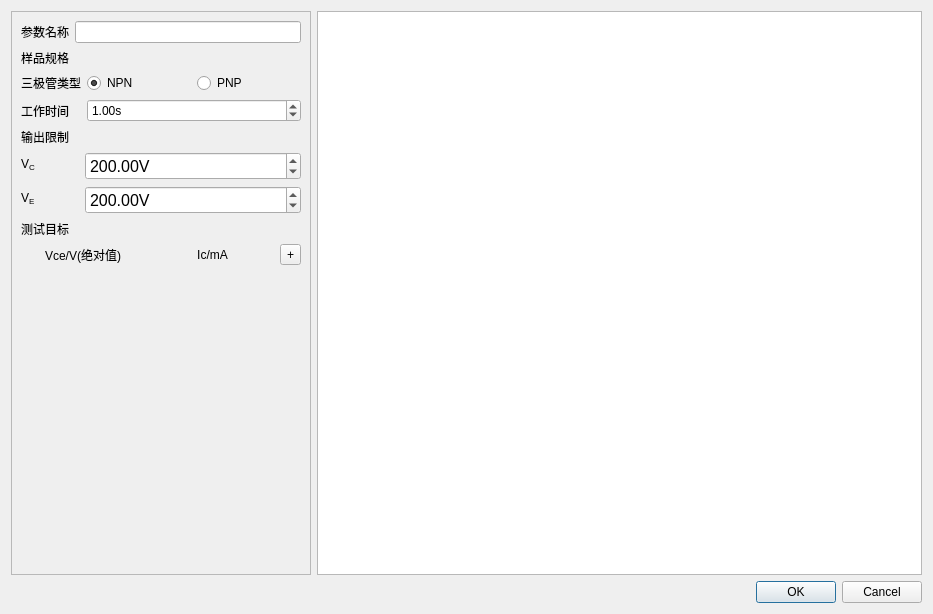
<?xml version="1.0" encoding="UTF-8"?>
<ui version="4.0">
 <class>ArgumentPanel</class>
 <widget class="QDialog" name="ArgumentPanel">
  <property name="geometry">
   <rect>
    <x>0</x>
    <y>0</y>
    <width>933</width>
    <height>614</height>
   </rect>
  </property>
  <property name="windowTitle">
   <string>参数编辑器</string>
  </property>
  <layout class="QGridLayout" name="gridLayout" columnstretch="0,1">
   <item row="0" column="0">
    <widget class="QScrollArea" name="scrollArea">
     <property name="minimumSize">
      <size>
       <width>300</width>
       <height>0</height>
      </size>
     </property>
     <property name="widgetResizable">
      <bool>true</bool>
     </property>
     <widget class="QWidget" name="wArguments">
      <property name="geometry">
       <rect>
        <x>0</x>
        <y>0</y>
        <width>298</width>
        <height>565</height>
       </rect>
      </property>
      <layout class="QVBoxLayout" name="verticalLayout_4">
       <item>
        <layout class="QHBoxLayout" name="horizontalLayout">
         <item>
          <widget class="QLabel" name="label_4">
           <property name="text">
            <string>参数名称</string>
           </property>
          </widget>
         </item>
         <item>
          <widget class="QLineEdit" name="name"/>
         </item>
        </layout>
       </item>
       <item>
        <widget class="QLabel" name="h1_4">
         <property name="text">
          <string>样品规格</string>
         </property>
        </widget>
       </item>
       <item>
        <layout class="QFormLayout" name="formLayout">
         <item row="0" column="0">
          <widget class="QLabel" name="h2_6">
           <property name="text">
            <string>三极管类型</string>
           </property>
          </widget>
         </item>
         <item row="0" column="1">
          <widget class="QWidget" name="wType" native="true">
           <layout class="QHBoxLayout" name="horizontalLayout_6">
            <property name="leftMargin">
             <number>0</number>
            </property>
            <property name="topMargin">
             <number>0</number>
            </property>
            <property name="rightMargin">
             <number>0</number>
            </property>
            <property name="bottomMargin">
             <number>0</number>
            </property>
            <item>
             <widget class="QRadioButton" name="radioNPN">
              <property name="text">
               <string>NPN</string>
              </property>
              <property name="checked">
               <bool>true</bool>
              </property>
             </widget>
            </item>
            <item>
             <widget class="QRadioButton" name="radioPNP">
              <property name="text">
               <string>PNP</string>
              </property>
             </widget>
            </item>
           </layout>
          </widget>
         </item>
         <item row="1" column="0">
          <widget class="QLabel" name="label">
           <property name="text">
            <string>工作时间</string>
           </property>
          </widget>
         </item>
         <item row="1" column="1">
          <widget class="QDoubleSpinBox" name="duration">
           <property name="suffix">
            <string>s</string>
           </property>
           <property name="maximum">
            <double>99999999.000000000000000</double>
           </property>
           <property name="value">
            <double>1.000000000000000</double>
           </property>
          </widget>
         </item>
        </layout>
       </item>
       <item>
        <layout class="QFormLayout" name="formLayout_2">
         <property name="horizontalSpacing">
          <number>50</number>
         </property>
         <item row="1" column="0">
          <widget class="QLabel" name="h2_12">
           <property name="text">
            <string>V&lt;sub&gt;C&lt;/sub&gt;</string>
           </property>
          </widget>
         </item>
         <item row="1" column="1">
          <widget class="QDoubleSpinBox" name="maxVc">
           <property name="font">
            <font>
             <pointsize>12</pointsize>
            </font>
           </property>
           <property name="suffix">
            <string>V</string>
           </property>
           <property name="decimals">
            <number>2</number>
           </property>
           <property name="maximum">
            <double>10000000.000000000000000</double>
           </property>
           <property name="value">
            <double>200.000000000000000</double>
           </property>
          </widget>
         </item>
         <item row="2" column="0">
          <widget class="QLabel" name="h2_13">
           <property name="text">
            <string>V&lt;sub&gt;E&lt;/sub&gt;</string>
           </property>
          </widget>
         </item>
         <item row="2" column="1">
          <widget class="QDoubleSpinBox" name="maxVe">
           <property name="font">
            <font>
             <pointsize>12</pointsize>
            </font>
           </property>
           <property name="suffix">
            <string>V</string>
           </property>
           <property name="decimals">
            <number>2</number>
           </property>
           <property name="maximum">
            <double>10000000.000000000000000</double>
           </property>
           <property name="value">
            <double>200.000000000000000</double>
           </property>
          </widget>
         </item>
         <item row="0" column="0" colspan="2">
          <widget class="QLabel" name="h1_3">
           <property name="text">
            <string>输出限制</string>
           </property>
          </widget>
         </item>
        </layout>
       </item>
       <item>
        <widget class="QLabel" name="h1_1">
         <property name="text">
          <string>测试目标</string>
         </property>
        </widget>
       </item>
       <item>
        <layout class="QHBoxLayout" name="horizontalLayout_11" stretch="1,1,0">
         <item>
          <widget class="QLabel" name="label_2">
           <property name="text">
            <string>Vce/V(绝对值)</string>
           </property>
           <property name="alignment">
            <set>Qt::AlignmentFlag::AlignCenter</set>
           </property>
          </widget>
         </item>
         <item>
          <widget class="QLabel" name="label_3">
           <property name="text">
            <string>Ic/mA</string>
           </property>
           <property name="alignment">
            <set>Qt::AlignmentFlag::AlignCenter</set>
           </property>
          </widget>
         </item>
         <item>
          <widget class="QToolButton" name="btnAdd">
           <property name="maximumSize">
            <size>
             <width>50</width>
             <height>50</height>
            </size>
           </property>
           <property name="text">
            <string>+</string>
           </property>
          </widget>
         </item>
        </layout>
       </item>
       <item>
        <layout class="QVBoxLayout" name="layoutTargets"/>
       </item>
       <item>
        <spacer name="verticalSpacer_2">
         <property name="orientation">
          <enum>Qt::Orientation::Vertical</enum>
         </property>
         <property name="sizeHint" stdset="0">
          <size>
           <width>20</width>
           <height>40</height>
          </size>
         </property>
        </spacer>
       </item>
      </layout>
     </widget>
    </widget>
   </item>
   <item row="0" column="1">
    <widget class="QChartView" name="chartView">
     <property name="minimumSize">
      <size>
       <width>400</width>
       <height>400</height>
      </size>
     </property>
    </widget>
   </item>
   <item row="1" column="0" colspan="2">
    <widget class="QDialogButtonBox" name="buttonBox">
     <property name="orientation">
      <enum>Qt::Orientation::Horizontal</enum>
     </property>
     <property name="standardButtons">
      <set>QDialogButtonBox::StandardButton::Cancel|QDialogButtonBox::StandardButton::Ok</set>
     </property>
    </widget>
   </item>
  </layout>
 </widget>
 <customwidgets>
  <customwidget>
   <class>QChartView</class>
   <extends>QGraphicsView</extends>
   <header location="global">&lt;QChartView&gt;</header>
  </customwidget>
 </customwidgets>
 <resources/>
 <connections>
  <connection>
   <sender>buttonBox</sender>
   <signal>accepted()</signal>
   <receiver>ArgumentPanel</receiver>
   <slot>accept()</slot>
   <hints>
    <hint type="sourcelabel">
     <x>248</x>
     <y>254</y>
    </hint>
    <hint type="destinationlabel">
     <x>157</x>
     <y>274</y>
    </hint>
   </hints>
  </connection>
  <connection>
   <sender>buttonBox</sender>
   <signal>rejected()</signal>
   <receiver>ArgumentPanel</receiver>
   <slot>reject()</slot>
   <hints>
    <hint type="sourcelabel">
     <x>316</x>
     <y>260</y>
    </hint>
    <hint type="destinationlabel">
     <x>286</x>
     <y>274</y>
    </hint>
   </hints>
  </connection>
 </connections>
</ui>
